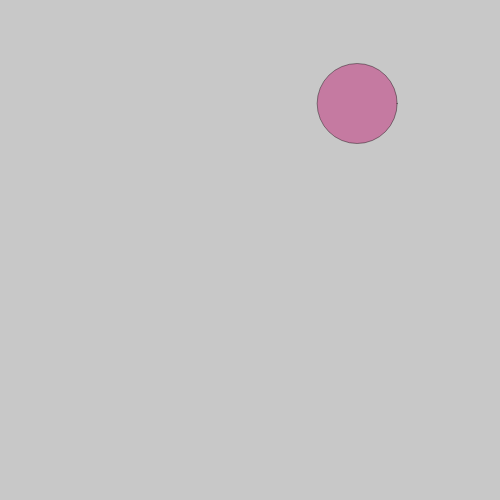
Frame 1 (no input)
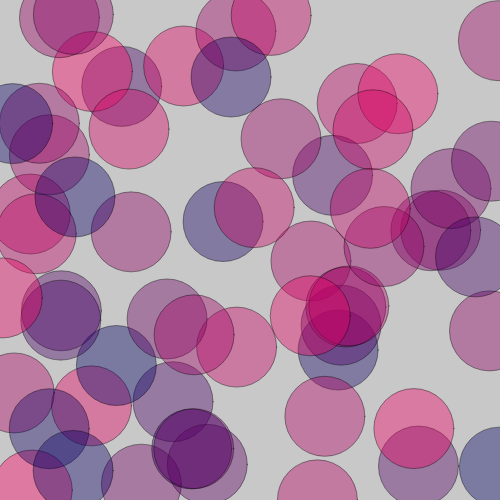
Frame 60 (no input)
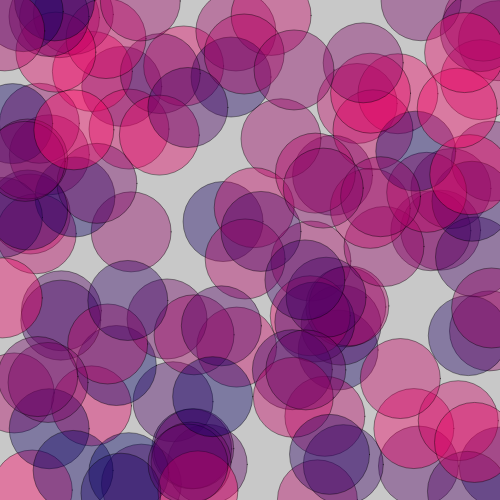
Frame 120 (the mouse pressed at the canvas centre since frame 60)

The p5.js sketch that drew these frames (run headless with seeded random() and noise() and a simulated clock; from frame 60 on, the mouse is pressed at the canvas centre):

// p5.js sketch
// ── sketch.js
var myRandomNumX;
var myRandomNumY;

var myRandomNumR

function setup() {
  createCanvas(500, 500);
  background(200);
}

function draw() {
 myRandomNumX = random(width);
 myRandomNumY = random(height);
 myRandomNumR = random(255);

 noStroke();
 stroke(2, 0, 0, 100)
 fill(myRandomNumR, 0, 100, 100);
 ellipse(myRandomNumX, myRandomNumY, 80, 80);

}
